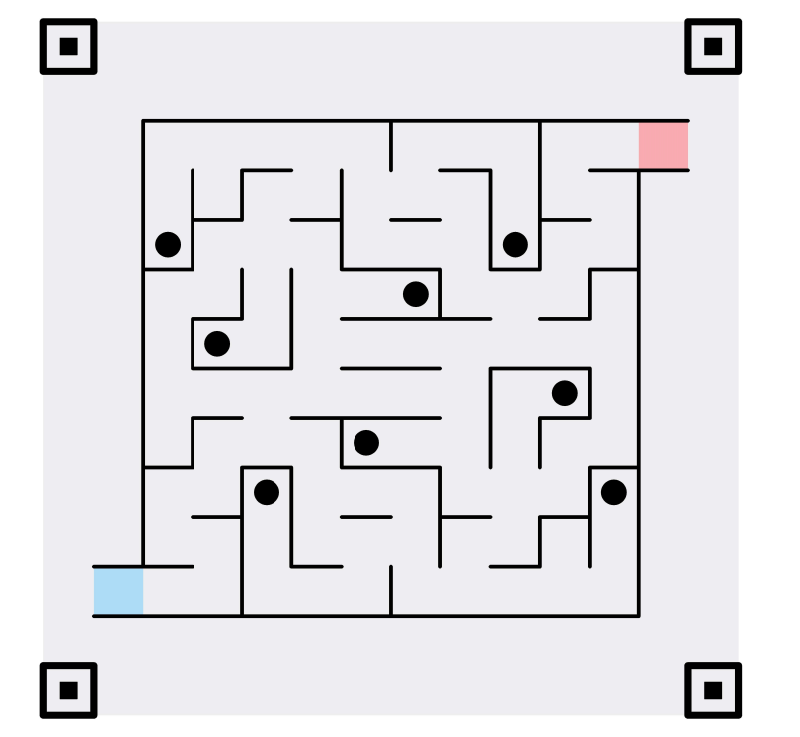
#> input picture scripts/test14.png, 800 x 737 px, given in place of the camera
$ python vp.py   (Python 2 division)
#> lines starting #> are read from the running program, lines starting #| are printed output that depends on the picture; after the words box and inside, x2 and y2 are one past the last pixel; in counts of white or black regions, pixels touching at a corner belong together
# coding=UTF-8
import cv2
import numpy as np
import math
import time
import rospy
"定义黑白比列检测函数"

True_Value = 0
"定义红蓝方"
red = 1
blue = 0
color = blue
#rospy.set_param('enable', True)
True_Value = 0
#rospy.init_node('video_pro',anonymous=True)
"判断真假宝藏，真1，假0"
def Get_Value():
    return True_Value

def Blak_White(img):
    "定义红黑数量"
    black = 0
    white = 0
    if img is not None:

        # print("img.shape=",img.shape)
        "改变照片的大小比例"
        ratio = img.shape[0] / 50.0
        rate = img.shape[1]*1.0 / img.shape[0]

        "当照片的比列太奇怪了就放弃"
        # print("rate=", rate)
        if rate < 0.27 or rate >2.5 :
            print("rate=",rate)
            return 0
        Len = rate * 20.0
        img = img.copy()
        # print("len=",int(Len))
        img = cv2.resize(img, (int(Len), 20))
        # cv2.imshow("img",img)

        "读出照片中黑白的数量"
        # cv2.imshow("img", img)
        x, y = img.shape
        # print("x=",x,"y=",y)
        # 遍历二值图，为0则black+1，否则white+1
        for i in range(x):
            for j in range(y):
                if img[i, j] == 0:
                    black += 1
                else:
                    white += 1
        print("white:", white)
        print("black:", black)
        # time.sleep(2)

    "当白色占黑色比列满足就表示存在"
    if white>(black/10):
        return 1
    else:return 0

"识别宝藏"
# color 是颜色 红色是1 蓝色是0
def Video_Init(color):
#> called with color = 0
    flag_True_Num = 0
    flag_Flase_Num = 0
    "获取照片"
    cap = cv2.VideoCapture(0) # 0表示默认相机设备
    if not cap.isOpened():
        print("Failed to open camera")
        exit()
    ret, frame = cap.read()
#> frame is the input picture: shape (737, 800, 3); mean B, G, R 230.7, 226.9, 227.7
    if not ret:
        print("Failed to capture frame")
        exit()

    "设置颜色空间"
    # 分别设置HSV颜色空间中，红色、黄色、蓝色、绿色的阈值
    lower_red = np.array([-2, 43, 46])
    upper_red = np.array([12, 255, 255])
    lower_red_1 = np.array([168, 43, 46])
    upper_red_1 = np.array([182, 255, 255])
    lower_green = np.array([70, 43, 46])
    upper_green = np.array([90, 255, 255])
    lower_yellow = np.array([20, 43, 46])
    upper_yellow = np.array([40, 255, 255])
    lower_blue = np.array([93, 43, 46])
    upper_blue = np.array([123, 255, 255])


    "红蓝方检测"
    while(1):
    	ref, frame = cap.read()
        flag = 0
        flag_blue = 1
        flag_red = 1
        flag_color = 0
        while(flag != 1 ):
            # cv2.waitKey(10)
            if color == blue:
                if flag_blue == 1 :
                    "将读到的照片转换比例"
                    ref, frame = cap.read()
                    frame = frame[0:int(frame.shape[1]*0.9),]
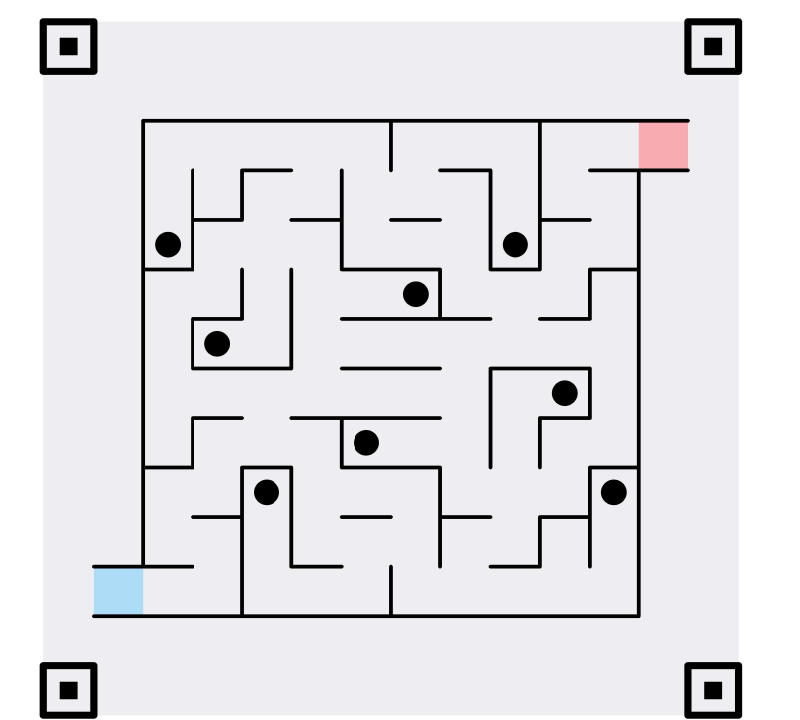
#> frame: shape (720, 800, 3); mean B, G, R 230.1, 226.2, 227.1
                    frame = cv2.resize(frame,(640,480))
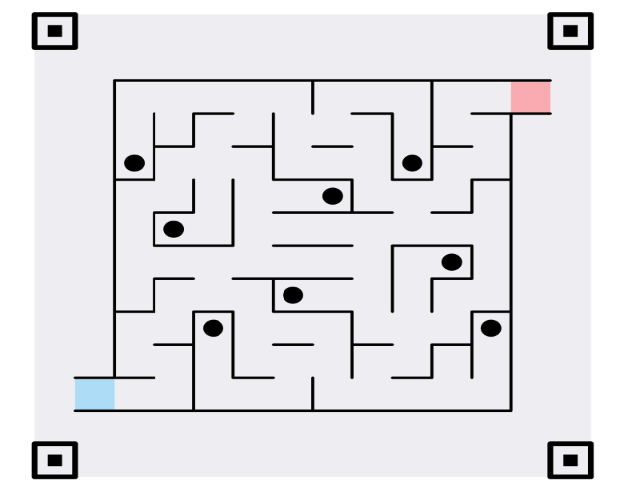
#> frame: shape (480, 640, 3); mean B, G, R 230, 226.1, 227
                    ratio = frame.shape[0] / 500.0
#> ratio = 0.96
                    rate = frame.shape[1] / frame.shape[0]
#> rate = 1
                    Len = rate * 500.0
#> Len = 500
                    orig = frame.copy()
                    frame = cv2.resize(frame, (int(Len), 500))
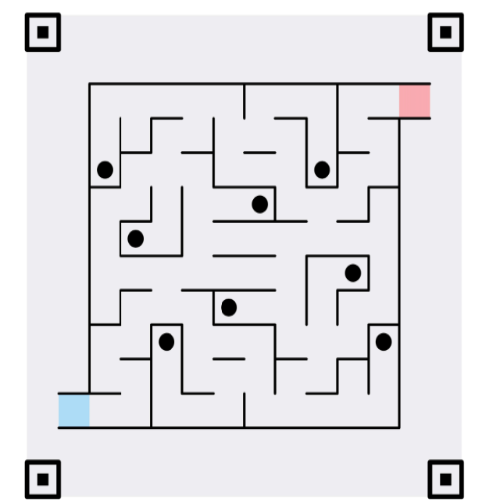
#> frame: shape (500, 500, 3); mean B, G, R 230, 226.1, 227
                    #print(frame.shape)

                    "将图像转换为HSV像素空间，因为HSV空间对颜色比较敏感"
                    hsv = cv2.cvtColor(frame, cv2.COLOR_BGR2HSV)
#> hsv: shape (500, 500, 3); mean H, S, V 99.7, 4.9, 230.3

                    "使用inRange函数获取图像中目标颜色的索引"
                    mask_blue = cv2.inRange(hsv, lower_blue, upper_blue)
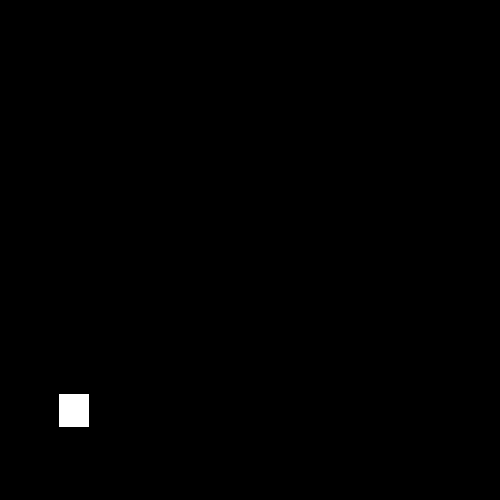
#> mask_blue: shape (500, 500); 0.4% white; 1 white region, box (x1, y1, x2, y2) and area: (59, 394, 89, 427) 990
                    gray = mask_blue
                    gray = cv2.bitwise_not(gray)
#> gray: shape (500, 500); 99.6% white; 1 black region

                    "阈值化"
                    ret, thresh = cv2.threshold(gray, 0, 255, cv2.THRESH_BINARY | cv2.THRESH_OTSU)
#> ret = 0

                    "查找轮廓"
                    contours = cv2.findContours(thresh, cv2.RETR_LIST, cv2.CHAIN_APPROX_SIMPLE)[1]
#> contours = 2 contours; box (x1, y1, x2, y2) and area: (0, 0, 500, 500) 249001, (58, 393, 90, 428) 1052

                    "遍历轮廓"
                    rectangles = []
                    diff = []
                    diff_min = 99999
                    x = y = w = h = 0
                    flag = 0
                    #print("aaa")
                    for i in range(len(contours)):
                        # 过滤掉不是矩形的轮廓
                        if len(contours[i]) < 4:
                            continue
                        area = cv2.contourArea(contours[i])
                        if (area > 1000) & (area < 35000):
                            flag = 1
                            x, y, w, h = cv2.boundingRect(contours[i])
                            # print("area = ", area)
                            ho, s, v = hsv[y + int(h / 2), x + int(w / 2)]
                            diff = math.sqrt(
                                (abs(100 - ho) * abs(100 - ho) + abs(169 - s) * abs(169 - s) + abs(123 - v) * abs(159 - v)))
                            # print("diff = ", diff)
                            if diff < diff_min:
                                x_min = x
                                y_min = y
                                w_min = w
                                h_min = h
#> this loop made 2 passes
#> (area, flag, x, y, w, h, ho, s) on pass 1: (1052, 1, 58, 393, 32, 35, 101, 76)
#> area on pass 2: 249001
                    "没有矩形框时，表示当前颜色检测不符合"
                    if flag == 0:
                        flag_blue = 0
                    else:
                        flag_blue = 1
                    # cv2.imshow("frame", frame)

                if flag_blue == 0 :
                    "将读到的照片转换比例"
                    ref, frame = cap.read()
                    ratio = frame.shape[0] / 500.0
                    rate = frame.shape[1] / frame.shape[0]
                    Len = rate * 500.0
                    orig = frame.copy()
                    frame = cv2.resize(frame, (int(Len), 500))
                    # print(frame.shape)

                    "将图像转换为HSV像素空间，因为HSV空间对颜色比较敏感"
                    hsv = cv2.cvtColor(frame, cv2.COLOR_BGR2HSV)

                    "使用inRange函数获取图像中目标颜色的索引"
                    mask_red = cv2.inRange(hsv, lower_red, upper_red)
                    mask_red_1 = cv2.inRange(hsv, lower_red_1, upper_red_1)
                    gray = mask_red + mask_red_1

                    "阈值化"
                    ret, thresh = cv2.threshold(gray, 0, 255, cv2.THRESH_BINARY | cv2.THRESH_OTSU)

                    "查找轮廓"
                    contours = cv2.findContours(thresh, cv2.RETR_LIST, cv2.CHAIN_APPROX_SIMPLE)[1]

                    "遍历轮廓"
                    rectangles = []
                    diff = []
                    diff_min = 99999
                    x = y = w = h = 0
                    flag = 0
                    for i in range(len(contours)):
                        "过滤掉不是矩形的轮廓"
                        if len(contours[i]) < 4:
                            continue
                        area = cv2.contourArea(contours[i])
                        if (area > 1000) & (area < 35000):
                            flag = 1
                            x, y, w, h = cv2.boundingRect(contours[i])
                            # print("area = ", area)
                            ho, s, v = hsv[y + int(h / 2), x + int(w / 2)]
                            diff = math.sqrt(
                                (abs(173 - ho) * abs(173 - ho) + abs(253 - s) * abs(253 - s) + abs(138 - v) * abs(138 - v)))
                            # print("diff = ", diff)
                            if diff < diff_min:
                                x_min = x
                                y_min = y
                                w_min = w
                                h_min = h
                    "没有矩形框时，表示当前颜色检测不符合"
                    if flag == 0:
                        flag_blue = 0
                        flag_color = 0
                    else:
                        flag_blue = 1
                        flag_color = 1
                    # cv2.imshow("frame", frame)

            if color == red:
                if flag_red == 1:
                    "将读到的照片转换比例"
                    ref, frame = cap.read()
                    ratio = frame.shape[0] / 500.0
                    rate = frame.shape[1] / frame.shape[0]
                    Len = rate * 500.0
                    orig = frame.copy()
                    frame = cv2.resize(frame, (int(Len), 500))
                    # print(frame.shape)

                    "将图像转换为HSV像素空间，因为HSV空间对颜色比较敏感"
                    hsv = cv2.cvtColor(frame, cv2.COLOR_BGR2HSV)

                    "使用inRange函数获取图像中目标颜色的索引"
                    mask_red = cv2.inRange(hsv, lower_red, upper_red)
                    mask_red_1 = cv2.inRange(hsv, lower_red_1, upper_red_1)
                    gray = mask_red + mask_red_1

                    "阈值化"
                    ret, thresh = cv2.threshold(gray, 0, 255, cv2.THRESH_BINARY | cv2.THRESH_OTSU)

                    "查找轮廓"
                    contours = cv2.findContours(thresh, cv2.RETR_LIST, cv2.CHAIN_APPROX_SIMPLE)[1]

                    "遍历轮廓"
                    rectangles = []
                    diff = []
                    diff_min = 99999
                    x = y = w = h = 0
                    flag = 0
                    for i in range(len(contours)):
                        "过滤掉不是矩形的轮廓"
                        if len(contours[i]) < 4:
                            continue
                        area = cv2.contourArea(contours[i])
                        if (area > 1000) & (area < 35000):
                            flag = 1
                            x, y, w, h = cv2.boundingRect(contours[i])
                            # print("area = ", area)
                            ho, s, v = hsv[y + int(h / 2), x + int(w / 2)]
                            diff = math.sqrt(
                                (abs(173 - ho) * abs(173 - ho) + abs(253 - s) * abs(253 - s) + abs(138 - v) * abs(138 - v)))
                            # print("diff = ", diff)
                            if diff < diff_min:
                                x_min = x
                                y_min = y
                                w_min = w
                                h_min = h

                    "没有矩形框时，表示当前颜色检测不符合"
                    if flag == 0:
                        flag_red = 0
                    else:
                        flag_red = 1

                if flag_red == 0:
                    "将读到的照片转换比例"
                    ref, frame = cap.read()
                    ratio = frame.shape[0] / 500.0
                    rate = frame.shape[1] / frame.shape[0]
                    Len = rate * 500.0
                    orig = frame.copy()
                    frame = cv2.resize(frame, (int(Len), 500))
                    # print(frame.shape)

                    "将图像转换为HSV像素空间，因为HSV空间对颜色比较敏感"
                    hsv = cv2.cvtColor(frame, cv2.COLOR_BGR2HSV)

                    "使用inRange函数获取图像中目标颜色的索引"
                    mask_blue = cv2.inRange(hsv, lower_blue, upper_blue)
                    gray = mask_blue
                    gray = cv2.bitwise_not(gray)

                    "阈值化"
                    ret, thresh = cv2.threshold(gray, 0, 255, cv2.THRESH_BINARY | cv2.THRESH_OTSU)

                    "查找轮廓"
                    contours = cv2.findContours(thresh, cv2.RETR_LIST, cv2.CHAIN_APPROX_SIMPLE)[1]

                    "遍历轮廓"
                    rectangles = []
                    diff = []
                    diff_min = 99999
                    x = y = w = h = 0
                    flag = 0
                    for i in range(len(contours)):
                        # 过滤掉不是矩形的轮廓
                        if len(contours[i]) < 4:
                            continue
                        area = cv2.contourArea(contours[i])
                        if (area > 1000) & (area < 35000):
                            flag = 1
                            x, y, w, h = cv2.boundingRect(contours[i])
                            # print("area = ", area)
                            ho, s, v = hsv[y + int(h / 2), x + int(w / 2)]
                            diff = math.sqrt(
                                (abs(100 - ho) * abs(100 - ho) + abs(169 - s) * abs(169 - s) + abs(123 - v) * abs(159 - v)))
                            # print("diff = ", diff)
                            if diff < diff_min:
                                x_min = x
                                y_min = y
                                w_min = w
                                h_min = h

                    "没有矩形框时，表示当前颜色检测不符合"
                    if flag == 0:
                        flag_red = 0
                        flag_color = 0
                    else:
                        flag_red = 1
                        flag_color = 1


        "在原图片上画出矩形框"
        # print("diff_min = ", diff_min)
        cv2.rectangle(frame, (x, y), (x + w, y + h), (0, 255, 0), 2)
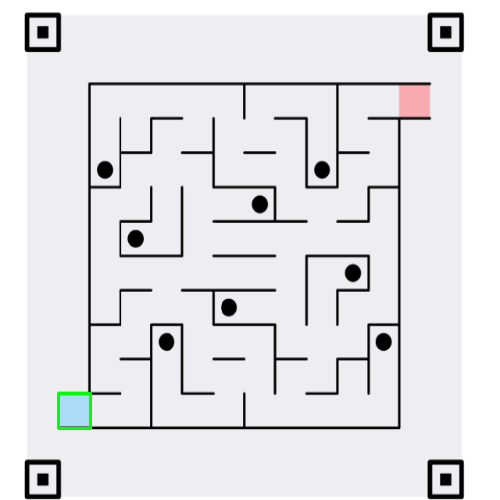
#> frame: shape (500, 500, 3); 0.16% of pixels changed, all inside (x1, y1, x2, y2) = (57, 392, 92, 430)
        # cv2.imshow("frame", frame)
        # print(frame.shape)
        # print(x,y,w,h)

        flag_truth = 0
        if color == blue :
            if flag_color == 1 :
                flag_truth = 0
            else:flag_truth = 1
        elif color == red :
            if flag_color == 1 :
                flag_truth = 0
            else:flag_truth = 1
        if flag_truth == 1 :
            "检测到矩形的时候经行二次处理"
            "对原图片进行处理"
            new_frame = frame.copy()
            new_frame = new_frame[y + 3:y + h - 3, x + 3:x + w - 3]
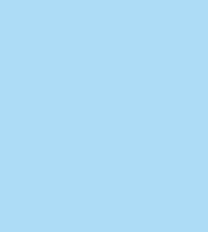
#> new_frame: shape (29, 26, 3) (shown 8 times larger); mean B, G, R 246, 220, 173
            ratio = new_frame.shape[0]*1.0 / 500.0
#> ratio = 0.058
            rate = new_frame.shape[1]*1.0 / new_frame.shape[0]
#> rate = 0.897
            Len = rate * 500.0
#> Len = 448.3
            new_frame = new_frame.copy()
            new_frame = cv2.resize(new_frame, (int(Len), 500))
#> new_frame: shape (500, 448, 3)
            new_frame = new_frame[20:-20, 20:-20]
#> new_frame: shape (460, 408, 3)
            cv2.imshow("new_frame", new_frame)
            # print("new_frame.shape",new_frame.shape)

            "使用HSV空间进行检测"
            hsv = cv2.cvtColor(new_frame, cv2.COLOR_BGR2HSV)
#> hsv: shape (460, 408, 3); mean H, S, V 101, 76, 246
            # print("hsv.shape = ",hsv.shape)

            "先使用绿色检测，判断是否满足要求，是则flag_rate = 1"
            flag_rate = 1
            # 检测黑白比例来判断是否满足检测需求
            if flag_rate == 1:
                # 使用inRange函数获取图像中目标颜色的索引
                mask_green = cv2.inRange(hsv, lower_green, upper_green)
#> mask_green: shape (460, 408); every value is 0
                # ShapeDetection(mask_green)
                # mask_green = mask_green[20:-20, 200:-200]
                cv2.imshow("mask_green", mask_green)
                # print("mask_green.shape = ", mask_green.shape)
                # print("Green_BW")
                flag_rate = Blak_White(mask_green)
#| white: 0
#| black: 340
#> flag_rate = 0
                # print(mask_green.shape)
                print("flag_rate mask_green =",flag_rate)
#| flag_rate mask_green = 0
                if flag_rate == 1:
                    if color == red:
                        flag_truth = 1
                    if color == blue:
                        flag_truth = 0
                else :
                    flag_truth = 0

            "再使用黄色检测，判断是否满足要求，是则flag_rate = 1"
            if flag_rate != 1:
                mask_yellow = cv2.inRange(hsv, lower_yellow, upper_yellow)

                # [5 lines of commented-out code are left out]
                flag_rate = Blak_White(mask_yellow)
#| white: 0
#| black: 340
                print("flag_rate mask_yellow=", flag_rate)
#| flag_rate mask_yellow= 0
                if flag_rate == 1:
                    if color == red:
                        flag_truth = 0
                    if color == blue:
                        flag_truth = 1
                else :
                    flag_truth = 0
        if flag_truth == 1:
            if(flag_Flase_Num == 0):
                flag_True_Num = flag_True_Num + 1
            else:
                flag_Flase_Num = 0
        else:
            if (flag_True_Num == 0):
                flag_Flase_Num = flag_Flase_Num + 1
            else:
                flag_True_Num = 0
        if (flag_True_Num == 5):
            True_Value = 1
            flag_True_Num = 0
            print("这是真宝藏")
	    #rospy.set_param('goal',1)
 	    #rospy.set_param("enable",0)
        if (flag_Flase_Num == 5):
            True_Value = 0
            flag_Flase_Num = 0
	    #rospy.set_param('goal',0)
	    #rospy.set_param("enable",0)
            print("这是假宝藏")
        cv2.imshow("frame", frame)
        #cv2.imshow("mask_green", mask_green)
        #cv2.imshow("mask_yellow", mask_yellow)
        cv2.waitKey(50)
while(1):
    Video_Init(blue)
